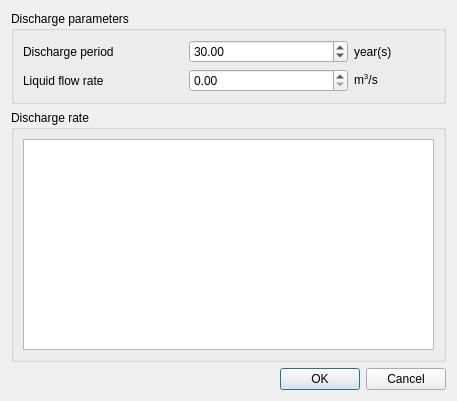
<?xml version="1.0" encoding="UTF-8"?>
<ui version="4.0">
 <class>DialogWaterDischarge</class>
 <widget class="QDialog" name="DialogWaterDischarge">
  <property name="geometry">
   <rect>
    <x>0</x>
    <y>0</y>
    <width>457</width>
    <height>401</height>
   </rect>
  </property>
  <property name="windowTitle">
   <string>Surface Water Discharge Parameters</string>
  </property>
  <layout class="QVBoxLayout" name="verticalLayout">
   <item>
    <widget class="QGroupBox" name="groupBox">
     <property name="title">
      <string>Discharge parameters</string>
     </property>
     <layout class="QHBoxLayout" name="horizontalLayout">
      <item>
       <layout class="QGridLayout" name="gridLayout">
        <item row="1" column="0">
         <widget class="QLabel" name="lblFlowrate">
          <property name="maximumSize">
           <size>
            <width>200</width>
            <height>16777215</height>
           </size>
          </property>
          <property name="text">
           <string>Liquid flow rate</string>
          </property>
         </widget>
        </item>
        <item row="0" column="2">
         <widget class="QLabel" name="lblDurationUnit">
          <property name="minimumSize">
           <size>
            <width>50</width>
            <height>0</height>
           </size>
          </property>
          <property name="maximumSize">
           <size>
            <width>80</width>
            <height>16777215</height>
           </size>
          </property>
          <property name="text">
           <string>year(s)</string>
          </property>
         </widget>
        </item>
        <item row="1" column="2">
         <widget class="QLabel" name="lblFlowrateUnit">
          <property name="minimumSize">
           <size>
            <width>50</width>
            <height>0</height>
           </size>
          </property>
          <property name="maximumSize">
           <size>
            <width>80</width>
            <height>16777215</height>
           </size>
          </property>
          <property name="text">
           <string>&lt;html&gt;&lt;head/&gt;&lt;body&gt;&lt;p&gt;m&lt;span style=&quot; vertical-align:super;&quot;&gt;3&lt;/span&gt;/s&lt;/p&gt;&lt;/body&gt;&lt;/html&gt;</string>
          </property>
         </widget>
        </item>
        <item row="0" column="1">
         <widget class="QDoubleSpinBox" name="numDischargePeriod">
          <property name="maximum">
           <double>1000.000000000000000</double>
          </property>
          <property name="value">
           <double>30.000000000000000</double>
          </property>
         </widget>
        </item>
        <item row="0" column="0">
         <widget class="QLabel" name="lblDuration">
          <property name="maximumSize">
           <size>
            <width>200</width>
            <height>16777215</height>
           </size>
          </property>
          <property name="text">
           <string>Discharge period</string>
          </property>
         </widget>
        </item>
        <item row="1" column="1">
         <widget class="QDoubleSpinBox" name="numFlowrate">
          <property name="maximum">
           <double>100000000.000000000000000</double>
          </property>
         </widget>
        </item>
       </layout>
      </item>
     </layout>
    </widget>
   </item>
   <item>
    <widget class="QGroupBox" name="groupBox_2">
     <property name="title">
      <string>Discharge rate</string>
     </property>
     <layout class="QVBoxLayout" name="verticalLayout_2">
      <item>
       <widget class="DischargeItemTable" name="tblDiscarges"/>
      </item>
     </layout>
    </widget>
   </item>
   <item>
    <widget class="QDialogButtonBox" name="buttonBox">
     <property name="orientation">
      <enum>Qt::Horizontal</enum>
     </property>
     <property name="standardButtons">
      <set>QDialogButtonBox::Cancel|QDialogButtonBox::Ok</set>
     </property>
    </widget>
   </item>
  </layout>
 </widget>
 <customwidgets>
  <customwidget>
   <class>DischargeItemTable</class>
   <extends>QTableWidget</extends>
   <header>dischargeitemtable.h</header>
  </customwidget>
 </customwidgets>
 <resources/>
 <connections>
  <connection>
   <sender>buttonBox</sender>
   <signal>accepted()</signal>
   <receiver>DialogWaterDischarge</receiver>
   <slot>accept()</slot>
   <hints>
    <hint type="sourcelabel">
     <x>248</x>
     <y>254</y>
    </hint>
    <hint type="destinationlabel">
     <x>157</x>
     <y>274</y>
    </hint>
   </hints>
  </connection>
  <connection>
   <sender>buttonBox</sender>
   <signal>rejected()</signal>
   <receiver>DialogWaterDischarge</receiver>
   <slot>reject()</slot>
   <hints>
    <hint type="sourcelabel">
     <x>316</x>
     <y>260</y>
    </hint>
    <hint type="destinationlabel">
     <x>286</x>
     <y>274</y>
    </hint>
   </hints>
  </connection>
 </connections>
</ui>
